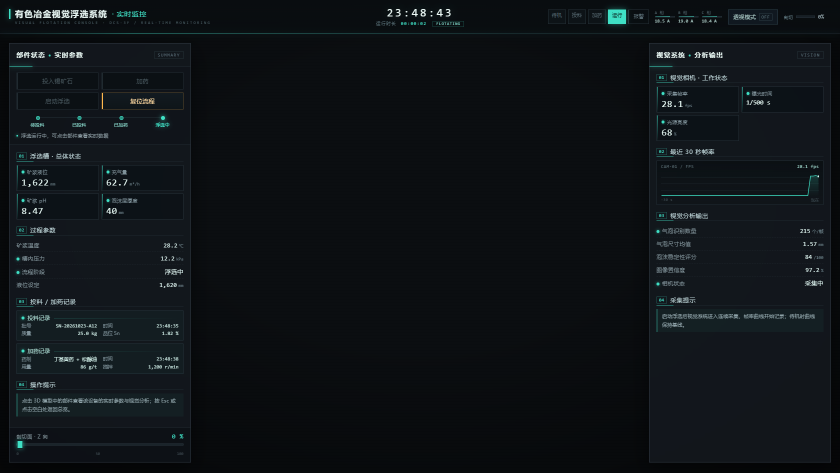
#> input picture out/_mock_flow.png, 1680 x 945 px, given in place of hmi_cell.png, which was not available (shown at 1/2 size)
$ python sheet.py
#> lines starting #> are read from the running program, lines starting #| are printed output that depends on the picture; pictures that were not available may be replaced by others from this repository, and a replacement may not be noted
from PIL import Image
import os

base = r"F:\DshWorkSpace\flotation-hmi\out"
names = ["hmi_cell", "hmi_camera", "hmi_light", "hmi_scraper", "hmi_pump",
         "hmi_telescopic", "hmi_suction", "hmi_vfd", "hmi_plc", "hmi_valve"]
parts = []
for n in names:
    im = Image.open(os.path.join(base, n + ".png"))
#> im is the input picture: PIL image 1680x945 RGB; mean R, G, B 14.7, 19.3, 22.8
    l = im.crop((10, 80, 392, 932))
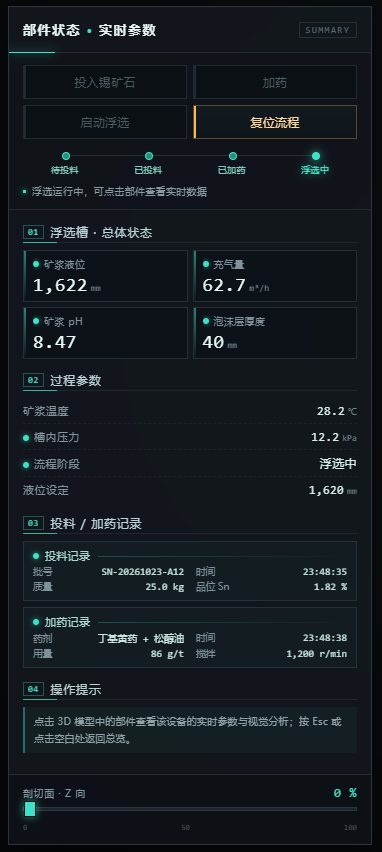
#> l: PIL image 382x852 RGB; mean R, G, B 21.7, 28.5, 33.1
    r = im.crop((1288, 80, 1670, 932))
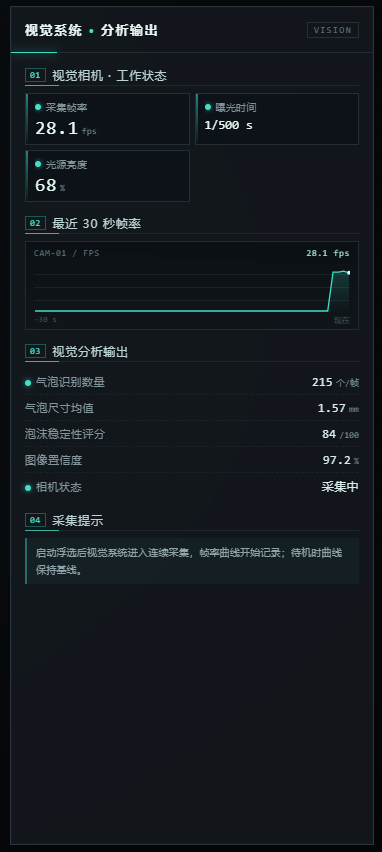
#> r: PIL image 382x852 RGB; mean R, G, B 20.2, 25.9, 30.8
    pair = Image.new("RGB", (392 + 382 + 12, 852), (6, 8, 10))
    pair.paste(l, (0, 0))
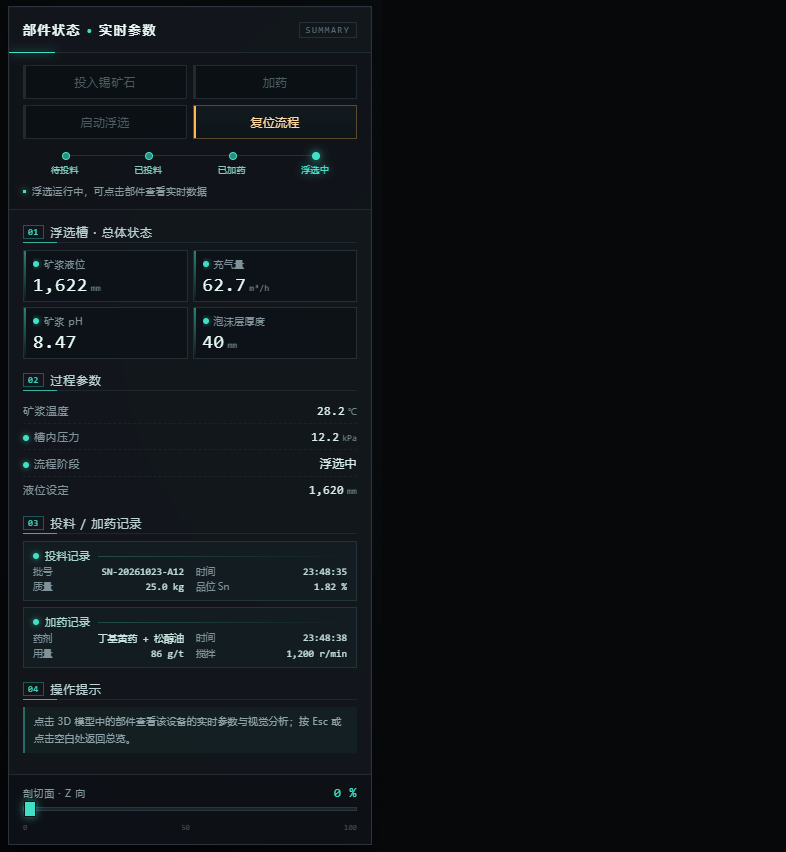
#> pair: PIL image 786x852 RGB; mean R, G, B 13.6, 18, 21.2
    pair.paste(r, (404, 0))
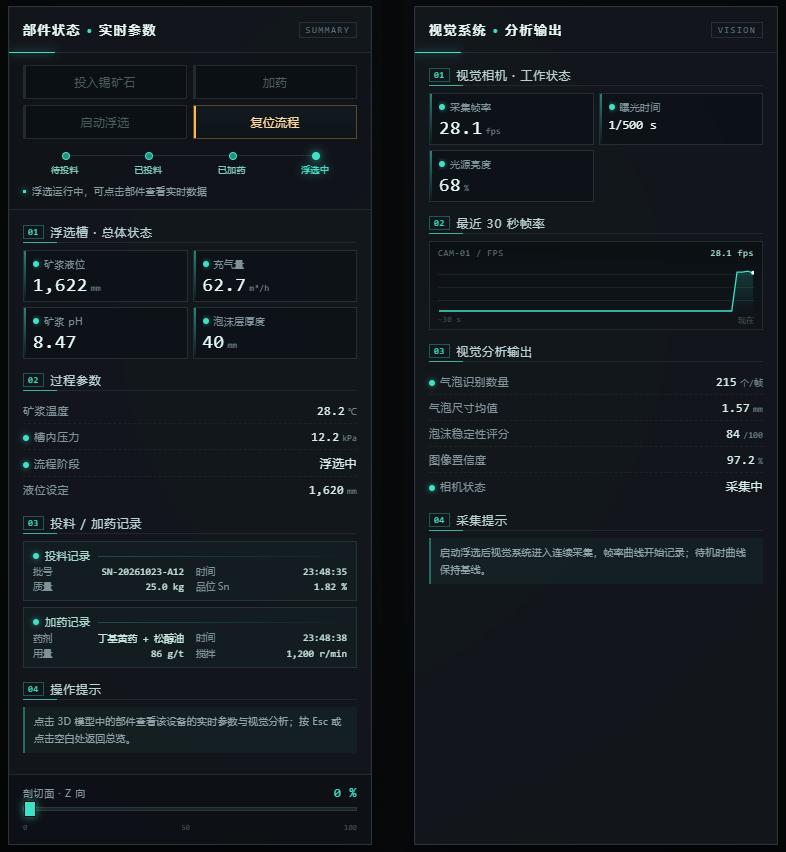
#> pair: PIL image 786x852 RGB; mean R, G, B 20.5, 26.7, 31.3
    parts.append(pair.resize((393, 426)))
#> pass 2 of the loop `for n in names:`:
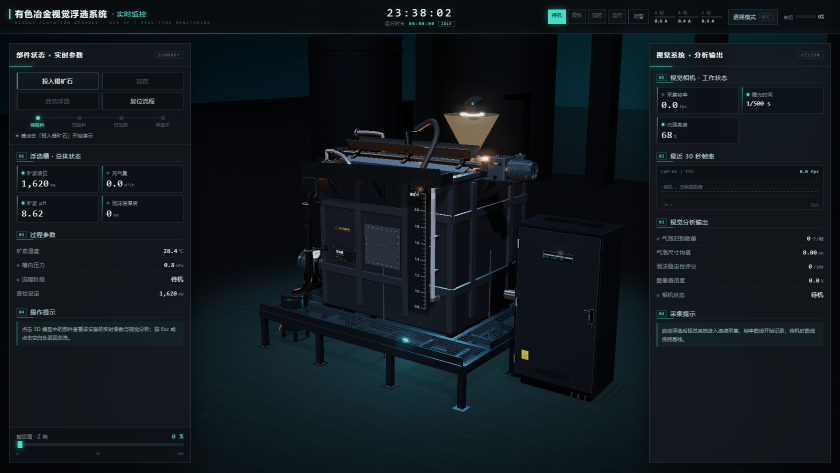
#> input picture out/base0.png, 1680 x 945 px, given in place of hmi_camera.png, which was not available (shown at 1/2 size)
#> im is the input picture: PIL image 1680x945 RGB; mean R, G, B 16.4, 24.3, 29.3
#> `r = im.crop((1288, 80, 1670, 932))`:
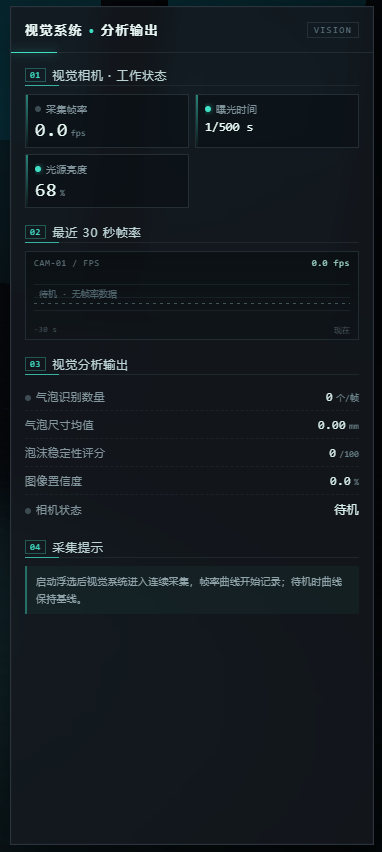
#> r: PIL image 382x852 RGB; mean R, G, B 20, 26.7, 31.9
#> `pair.paste(r, (404, 0))`:
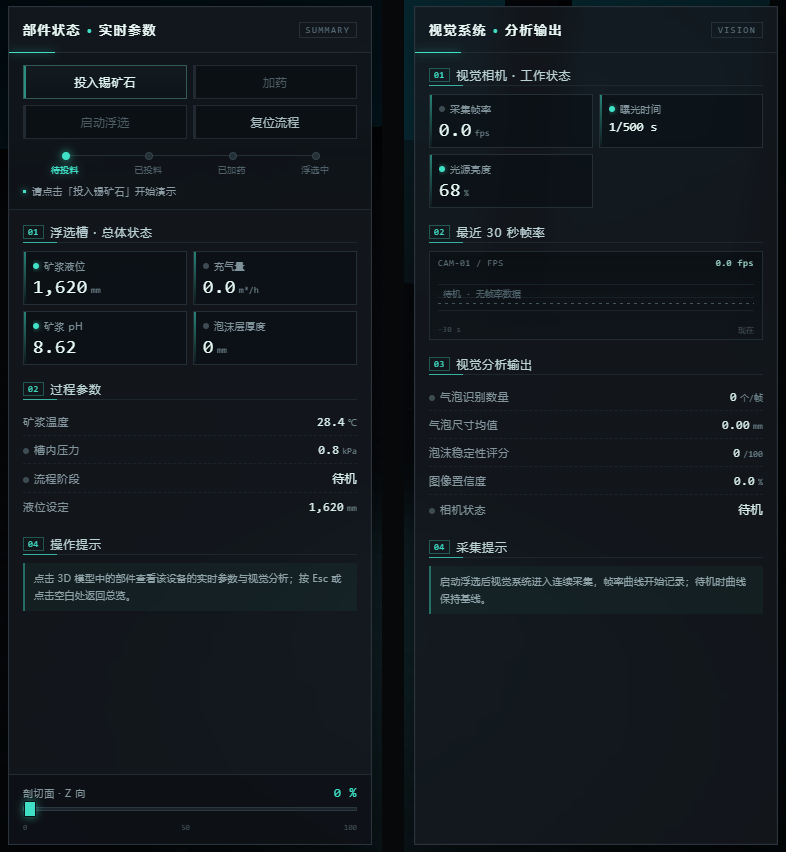
#> pair: PIL image 786x852 RGB; mean R, G, B 19.5, 25.8, 30.8
#> (the run stopped early here; a loop or call above may not have finished)
